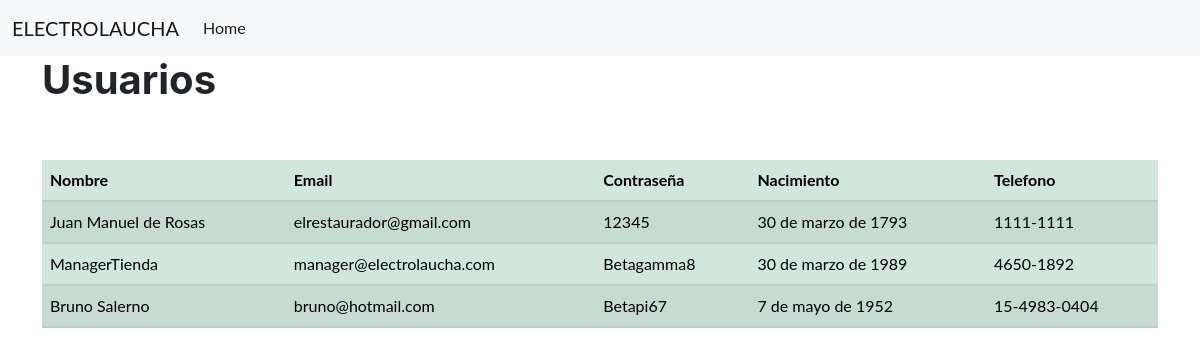
The page /managermenu/verusuarios/ on the database as committed earlier.
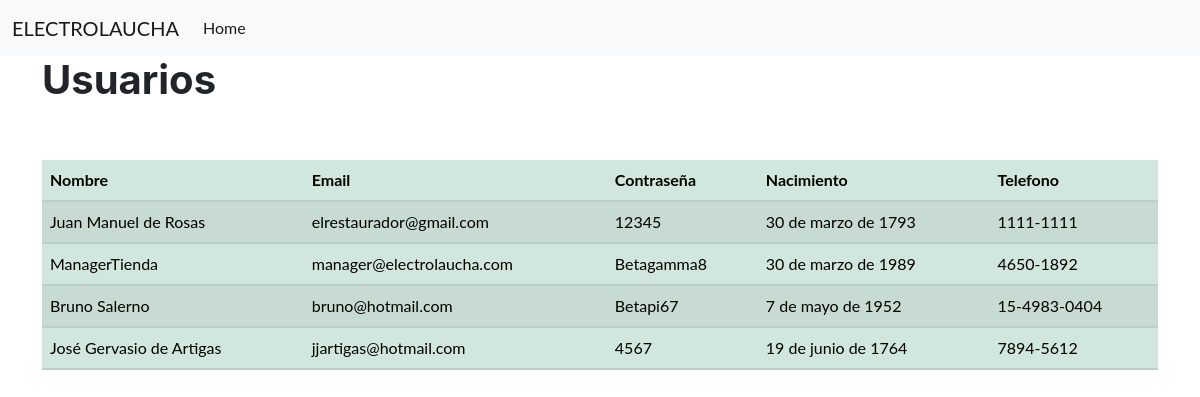
The same page on the database as committed later.
### app1/models.py (models this page shows, shortened)
class Usuario(models.Model):
    nombre = models.CharField(max_length=100, blank=False, null=False)
    email = models.EmailField(max_length=254, unique=True, blank=False, null=False)
    password = models.CharField(max_length=100, blank=False, null=False)
    nacimiento = models.DateField(blank=False, null=False)
    telefono = models.CharField(max_length=100, blank=False, null=False)
    USERNAME_FIELD = "email"

### app1/views.py (the view)
# urls.py: path("managermenu/verusuarios/", view_ver_usuarios),
def view_ver_usuarios(request):
    usuarios = []
    for i in models.Usuario.objects.all():
        usuarios.append(i)
    return render(request, "users/verusuarios.html", {"usuarios": usuarios})

### app1/templates/users/verusuarios.html
{% extends "app1/index.html" %}
{% block content %}
    <h1>Usuarios</h1>
    <br><br>
    <table class="table table-success table-striped">
        <thead>
            <th>Nombre</th>
            <th>Email</th>
            <th>Contraseña</th>
            <th>Nacimiento</th>
            <th>Telefono</th>
        </thead>
        <tbody>
            {% if usuarios %}
                {% for usuario in usuarios %}
                    <tr>
                        <td>{{usuario.nombre}}</td>
                        <td>{{usuario.email}}</td>
                        <td>{{usuario.password}}</td>
                        <td>{{usuario.nacimiento}}</td>
                        <td>{{usuario.telefono}}</td>
                        </tr>
                {% endfor %}
            {% endif %}
        </tbody>
    </table>
    <br><br>
{% endblock content %}

Rows that differ between the two databases and show on the page:
added Usuario: nombre "José Gervasio de Artigas", email "jjartigas@hotmail.com", password "4567", nacimiento "19 de junio de 1764", telefono "7894-5612"
